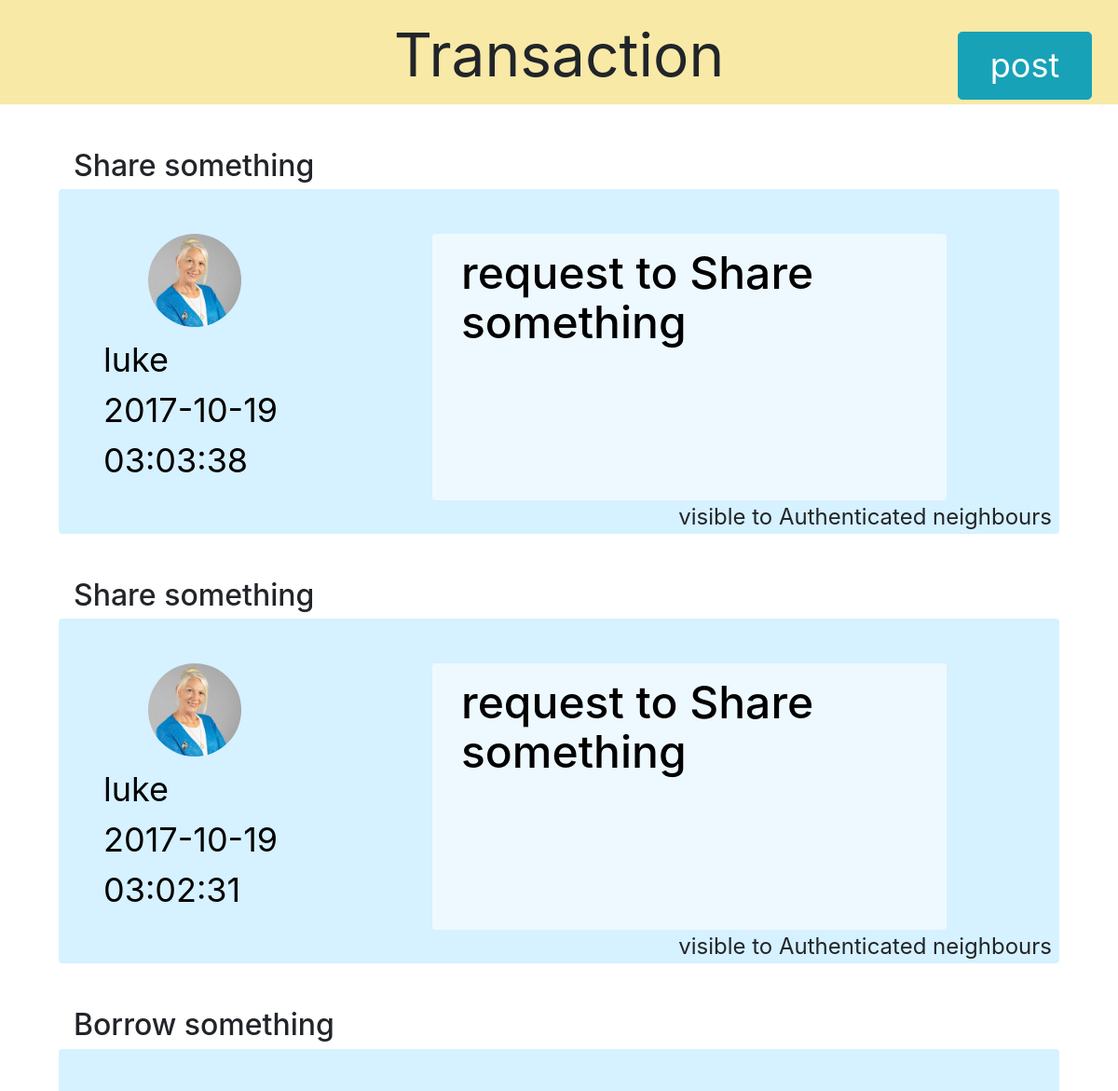
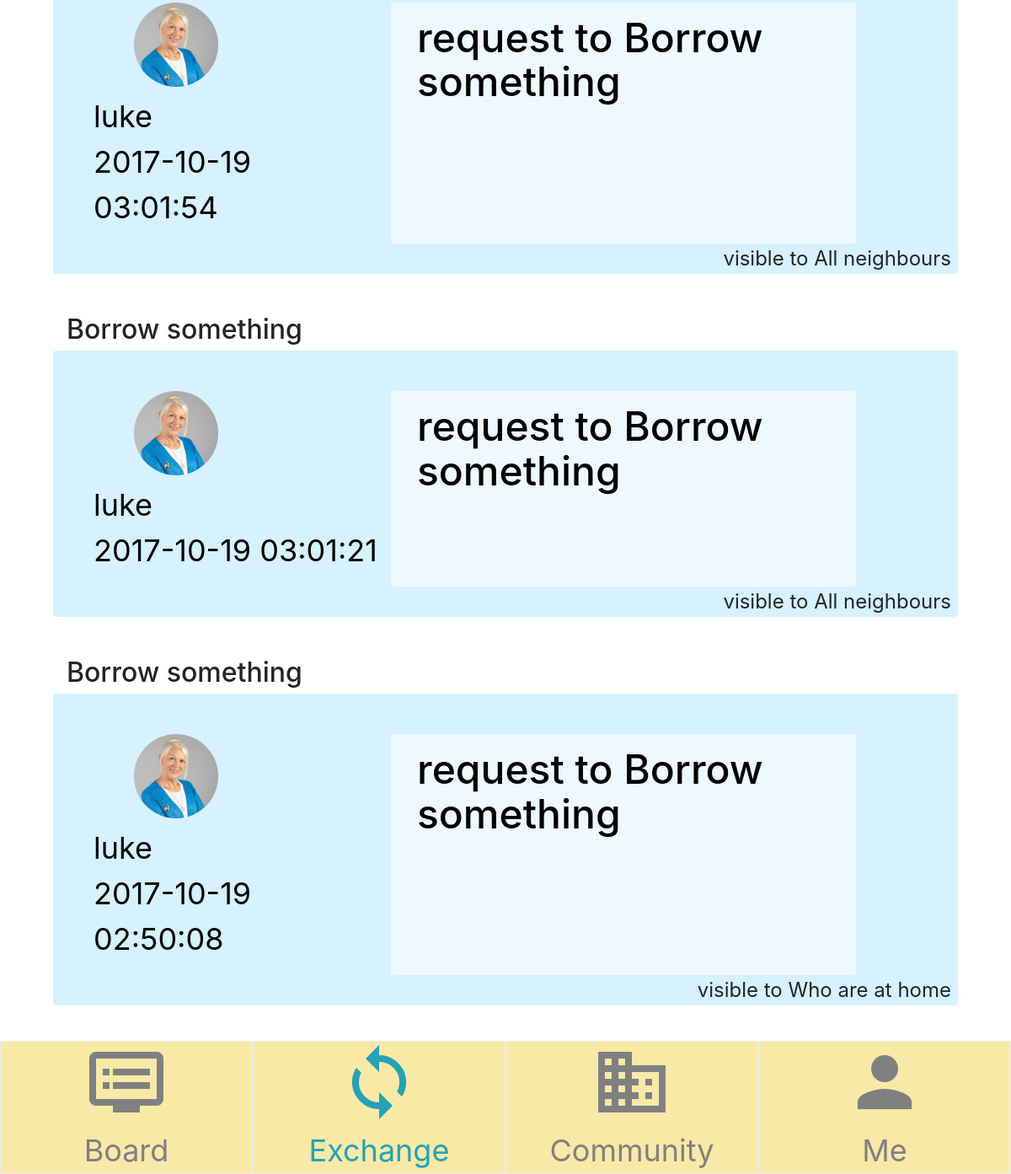
Screenshot of /website_V2/transaction.php (signed in) with the database file from the repository (2 pictures, top to bottom).
### tables this page shows
CREATE TABLE `exch3500` (
  `message` varchar(140) NOT NULL,
  `groups` varchar(50) NOT NULL,
  `userID` int(11) NOT NULL,
  `time` timestamp NOT NULL DEFAULT CURRENT_TIMESTAMP,
  `sort` varchar(50) NOT NULL
);

CREATE TABLE `users3500` (
  `userId` int(11) NOT NULL,
  `userName` varchar(30) NOT NULL,
  `userEmail` varchar(60) NOT NULL,
  `userPass` varchar(255) NOT NULL,
  `addressline1` varchar(200) DEFAULT NULL,
  `addressline2` varchar(200) DEFAULT NULL,
  `country` varchar(50) DEFAULT NULL,
  `zipcode` varchar(10) DEFAULT NULL,
  `city` varchar(50) DEFAULT NULL,
  `admin` int(11) NOT NULL DEFAULT '0'
);

### website_V2/transaction.php (the view, shortened to what this page needs)
<?php
include_once 'dbconnect.php';
 $user = $conn->query("SELECT * FROM `exch3500` LEFT JOIN `users3500` ON exch3500.userID = users3500.userId ORDER BY exch3500.time DESC");
 $row=$user;
?>
<!DOCTYPE html>
<html>
	<head>
		<link rel="stylesheet" type="text/css" href="css/bootstrap-grid.css">
		<link rel="stylesheet" type="text/css" href="css/bootstrap-reboot.css">
		<link rel="stylesheet" type="text/css" href="css/bootstrap.css">
		<link rel="stylesheet" href="open-iconic/css/open-iconic-bootstrap.css">
		<link rel="stylesheet" type="text/css" href="css/material_icons.css">
		<link rel="stylesheet" type="text/css" href="css/croppie.css" />
		<link rel="stylesheet" type="text/css" href="css/style.css">
	</head>
	<body>
		<header class="header">
			<div class="container-fluid">
				<div class="row justify-content-md-center">
					<div class="col-2">
					</div>
					<div class="col col-8">
						<p class="title">Transaction</p>
					</div>
					<div class="col-2">
						<a href="postr.php" class="btn btn-info btn-lg postrbtn">post</a>
					</div>
				</div>
			</div>
		</header>
		<div class="container-fluid content">
		<?php
			while($userRow = mysqli_fetch_assoc($row)){
				echo "<div class='card m-5'>
					<div class='row ml-3'>
						<span><h2>".$userRow['sort']."</h2></span>
					</div>
					<div class='innercard outboxblue rounded'>
						<div id='card'>
							<div class='row'>
								<div class='col-4 ml-5 mt-5'>
									<figure class='figure'>
			  						<img src='images/test.jpg' class='figure-img img-fluid rounded-circle ml-5' alt='pic' width='100px'>
			  						<figcaption class='figure-caption cardfont'>".$userRow['userName']."<br>".$userRow['time']."</figcaption>
									</figure>
								</div>
								<div class='col-6 mt-5 innerboxblue rounded cardfont'>
									<h4 class='ml-3 my-3'>request to ".$userRow['sort']."</h4>
								</div>
							</div>
							<div class='row justify-content-end'>
								<div class='col-12 time mr-2' style='text-align: right;'>
									visible to ".$userRow['groups']."
								</div>
							</div>
						</div>
						<div id='detail' style='display: none'>
							<div class='row mt-5 justify-content-center' >
								<div class='col-10 innerboxblue rounded cardfont'>
									<p>".$userRow['message']."</p>
								</div>
							</div>
							<div class='row justify-content-center mt-5 mb-3'>
								<div class='col-6'>
									<button class='btn btn-lg btn-info' style='width:100%;font-size: 36px;'>send message</button>
								</div>
							</div>
						</div>
					</div>
				</div>";
			}
		?>
		</div>
		<footer class="footer">
			<div class="container-fluid">
				<div class="row">
					<div class="col-3 border menubar">
						<a href="board.php">
							<i class="material-icons md-96">dvr</i>
							<br><span>Board</span>
						</a>
					</div>
					<div class="col-3 border menubar">
						<a href="transaction.php">
							<i class="material-icons md-96 menuactive">loop</i>
							<br><span class="menuactive">Exchange</span>
						</a>
					</div>
					<div class="col-3 border menubar">
						<a href="community.php">
							<i class="material-icons md-96 ">business</i>
							<br><span>Community</span>
						</a>
					</div>
					<div class="col-3 border menubar">
						<a href="profile.php">
							<i class="material-icons md-96">person</i>
							<br><span>Me</span>
						</a>
					</div>
				</div>
			</div>
		</footer>
	</body>
</html>

### website_V2/css/style.css (style rules this page uses)
.header { position: fixed; top: 0; width: 100%; background-color: #f8e9a7; text-align: center; vertical-align: middle; z-index: 999999; height: auto; }
.header .postrbtn { position: relative; top: 30%; font-size: 36px; padding: 5% 20% 5% 20%; }
.header .title { position: relative; font-size: 64px; top:10%; }
.footer { position: fixed; bottom: 0; width: 100%; background-color: #f8e9a7; }
.footer span { font-size: 36px; }
.menubar { text-align: center; color: #d8d8d8; }
.menuactive { color: #25a2b6; }
a { text-decoration: none; color: grey; }
.card .cardfont { font-size : 36px; color: black; }
.card h4 { font-size : 48px; }
.card .time { font-size: 24px; }
.outboxblue { background-color: #d6f1ff; }
.innerboxblue { background-color: #eef9ff; }
.time { text-align: right; }
.card { border:0; }

### rows the page displays
exch3500: sort "Share something", userID.userName "luke", time "2017-10-19 03:03:38", groups "Authenticated neighbours"
exch3500: sort "Share something", userID.userName "luke", time "2017-10-19 03:02:31", groups "Authenticated neighbours"
exch3500: sort "Borrow something", userID.userName "luke", time "2017-10-19 03:01:54", groups "All neighbours"
exch3500: sort "Borrow something", userID.userName "luke", time "2017-10-19 03:01:21", groups "All neighbours"
exch3500: sort "Borrow something", userID.userName "luke", time "2017-10-19 02:50:08", groups "Who are at home"
